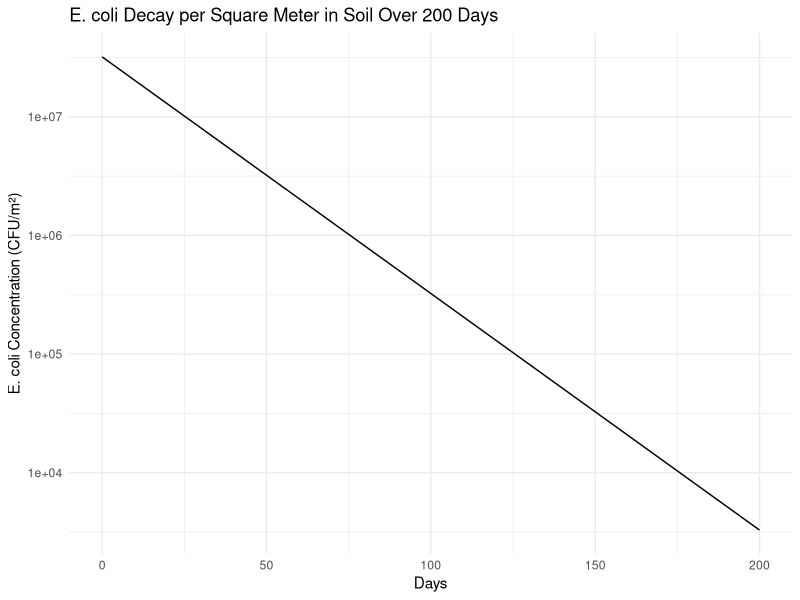

Recreate this plot in R.
# SOIL MODEL #


library(tidyverse)

# Decay rates from studies (k values)
results <- c(
  0.083117706,  # Habteselassie et al.
  0.074276938,  # Islam et al.
  0.067798339,  # Merchant et al.
  0.063084523,  # Pang et al.
  0.009767825,  # Overbeek M0611H
  0.011912521,  # Overbeek M0611L
  0.011537529   # Sharma et al.
)

# Calculate the mean decay rate from the results
# We could discuss this and find a better way
decay_mean <- mean(results)

# Input parameters from farm module
e_coli_concentration <- 1.6 * 10^4  # CFU/g, mean E. coli concentration in manure
std_dev <- 0.02 * 10^4  # Standard deviation




# Assumed
manure_application_rate <- 2  # kg/m2 - 2 kg per square meter

# Time period (days)
days <- 0:200  # From day 0 to day 200

# Total field area (m²)
field_area <- 4000  # Example field area

# Soil properties
soil_depth_m <- 0.1  # Depth of the topsoil layer where manure is mixed (in meters) - https://www.mdpi.com/2073-4395/14/2/278
soil_bulk_density <- 1.47  # g/cm³ -  https://extension.okstate.edu/fact-sheets/basics-of-soil-bulk-density.html
soil_bulk_density_kg_per_m3 <- soil_bulk_density * 1000  # Convert to kg/m³

# Calculate soil volume and mass per square meter
soil_volume_per_m2 <- soil_depth_m * 1  # Volume of soil per m² (in cubic meters)
soil_mass_per_m2 <- soil_volume_per_m2 * soil_bulk_density_kg_per_m3  # Mass of soil per m² (in kg)
soil_mass_per_m2_grams <- soil_mass_per_m2 * 1000  # Convert soil mass to grams



# Calculate total manure applied per square meter (g/m2)
manure_applied_per_m2_grams <- manure_application_rate * 1000  # kg/m² to g/m²

# Simulate random E. coli concentrations per square meter based on mean and std deviation
n_simulations <- 1000  # Number of simulations to run
e_coli_concentrations_per_gram <- rnorm(n_simulations, e_coli_concentration, std_dev) # cfu/g manure

# CFU per m² 
initial_e_coli_per_m2 <- e_coli_concentrations_per_gram * manure_applied_per_m2_grams

# CFU per g/m²
e_coli_cfu_g_m2 <- e_coli_concentrations_per_gram * manure_applied_per_m2_grams / (soil_mass_per_m2_grams + manure_applied_per_m2_grams)



# Function to calculate E. coli concentration over time per m² using the mean decay rate
calculate_decay <- function(initial_concentration, decay_rate, days) {
  initial_concentration * exp(-decay_rate * days)
}

# Dataframe to store the decay data over time using the mean decay rate for multiple simulations
decay_data <- tibble(
  simulation = rep(1:n_simulations, each = length(days)),
  day = rep(days, times = n_simulations),
  e_coli_concentration_per_m2 = unlist(lapply(initial_e_coli_per_m2, function(init_conc) calculate_decay(init_conc, decay_mean, days))),
  total_e_coli_on_field = e_coli_concentration_per_m2 * field_area,  # Total E. coli on the field
  # E. coli concentration per g·m² (adjusted with the soil dilution)
  e_coli_cfu_per_g_m2 = unlist(lapply(e_coli_cfu_g_m2, function(init_conc) calculate_decay(init_conc, decay_mean, days)))
)

# Results decay model
results_summary <- decay_data %>%
  group_by(day) %>%
  summarise(
    # CFU/m²
    mean_e_coli_concentration_per_m2 = mean(e_coli_concentration_per_m2),
    std_e_coli_concentration_per_m2 = sd(e_coli_concentration_per_m2),
    # Total CFU on field
    mean_total_e_coli_on_field = mean(total_e_coli_on_field),
    std_total_e_coli_on_field = sd(total_e_coli_on_field),
    # CFU/g·m²
    mean_e_coli_cfu_per_g_m2 = mean(e_coli_cfu_per_g_m2),
    std_e_coli_cfu_per_g_m2 = sd(e_coli_cfu_per_g_m2)
  )

ggplot(results_summary, aes(x = day, y = mean_e_coli_concentration_per_m2)) +
  geom_line() +
  labs(title = "E. coli Decay per Square Meter in Soil Over 200 Days",
       x = "Days",
       y = "E. coli Concentration (CFU/m²)",
       color = "Study") +
  theme_minimal() +
  scale_y_log10()  # Log scale for CFU concentrations
